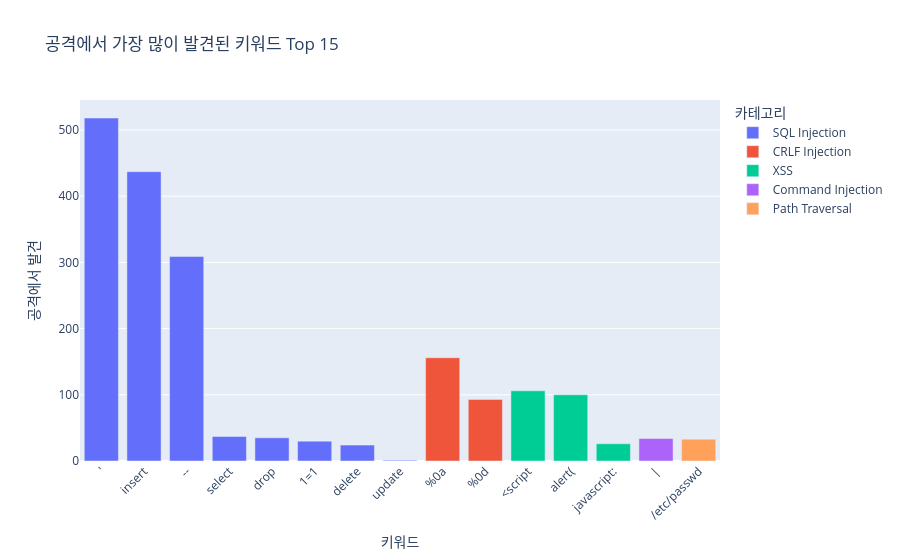

The notebook cell this image was saved under:
### Code cell
# %% [8] 공격에서 가장 많이 발견된 키워드 Top 15
top_keywords = result_df.nlargest(15, "공격에서 발견")

fig = px.bar(
    top_keywords,
    x="키워드", y="공격에서 발견",
    color="카테고리",
    title="공격에서 가장 많이 발견된 키워드 Top 15",
)
fig.update_layout(xaxis_tickangle=-45)
fig.show()

### Figure 1 — Plotly figure (JSON) as saved in the notebook; plotly's stock layout.template omitted (floating-point values rounded to 4 significant figures)
{"data": [{"hovertemplate": "카테고리=SQL Injection<br>키워드=%{x}<br>공격에서 발견=%{y}<extra></extra>", "legendgroup": "SQL Injection", "marker": {"color": "#636efa", "pattern": {"shape": ""}}, "name": "SQL Injection", "orientation": "v", "showlegend": true, "textposition": "auto", "type": "bar", "x": ["'", "insert", "--", "select", "drop", "1=1", "delete", "update"], "xaxis": "x", "y": [518, 437, 309, 37, 35, 30, 24, 1], "yaxis": "y"}, {"hovertemplate": "카테고리=CRLF Injection<br>키워드=%{x}<br>공격에서 발견=%{y}<extra></extra>", "legendgroup": "CRLF Injection", "marker": {"color": "#EF553B", "pattern": {"shape": ""}}, "name": "CRLF Injection", "orientation": "v", "showlegend": true, "textposition": "auto", "type": "bar", "x": ["%0a", "%0d"], "xaxis": "x", "y": [156, 93], "yaxis": "y"}, {"hovertemplate": "카테고리=XSS<br>키워드=%{x}<br>공격에서 발견=%{y}<extra></extra>", "legendgroup": "XSS", "marker": {"color": "#00cc96", "pattern": {"shape": ""}}, "name": "XSS", "orientation": "v", "showlegend": true, "textposition": "auto", "type": "bar", "x": ["<script", "alert(", "javascript:"], "xaxis": "x", "y": [106, 100, 26], "yaxis": "y"}, {"hovertemplate": "카테고리=Command Injection<br>키워드=%{x}<br>공격에서 발견=%{y}<extra></extra>", "legendgroup": "Command Injection", "marker": {"color": "#ab63fa", "pattern": {"shape": ""}}, "name": "Command Injection", "orientation": "v", "showlegend": true, "textposition": "auto", "type": "bar", "x": ["|"], "xaxis": "x", "y": [34], "yaxis": "y"}, {"hovertemplate": "카테고리=Path Traversal<br>키워드=%{x}<br>공격에서 발견=%{y}<extra></extra>", "legendgroup": "Path Traversal", "marker": {"color": "#FFA15A", "pattern": {"shape": ""}}, "name": "Path Traversal", "orientation": "v", "showlegend": true, "textposition": "auto", "type": "bar", "x": ["/etc/passwd"], "xaxis": "x", "y": [33], "yaxis": "y"}], "layout": {"barmode": "relative", "legend": {"title": {"text": "카테고리"}, "tracegroupgap": 0}, "title": {"text": "공격에서 가장 많이 발견된 키워드 Top 15"}, "xaxis": {"anchor": "y", "domain": [0, 1], "tickangle": -45, "title": {"text": "키워드"}}, "yaxis": {"anchor": "x", "domain": [0, 1], "title": {"text": "공격에서 발견"}}}}
